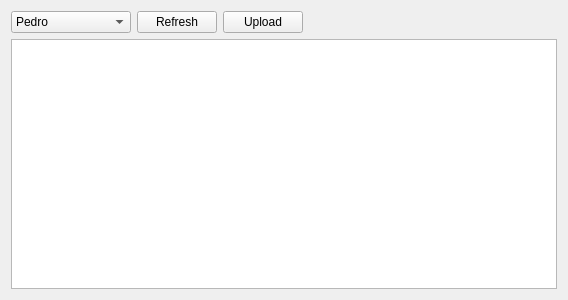
<?xml version="1.0" encoding="UTF-8"?>
<ui version="4.0">
 <class>ClueWidget</class>
 <widget class="QWidget" name="ClueWidget">
  <property name="geometry">
   <rect>
    <x>0</x>
    <y>0</y>
    <width>568</width>
    <height>300</height>
   </rect>
  </property>
  <property name="windowTitle">
   <string>Form</string>
  </property>
  <layout class="QGridLayout" name="gridLayout_2">
   <item row="1" column="1">
    <layout class="QGridLayout" name="gridLayout">
     <item row="0" column="0">
      <widget class="QComboBox" name="comboBox">
       <property name="minimumSize">
        <size>
         <width>120</width>
         <height>0</height>
        </size>
       </property>
       <item>
        <property name="text">
         <string>Pedro</string>
        </property>
       </item>
       <item>
        <property name="text">
         <string>Florencia</string>
        </property>
       </item>
      </widget>
     </item>
     <item row="3" column="0" colspan="6">
      <widget class="Lvk::FE::ScriptCoverageWidget" name="tableView"/>
     </item>
     <item row="0" column="1">
      <widget class="QPushButton" name="pushButton">
       <property name="text">
        <string>Refresh</string>
       </property>
       <property name="icon">
        <iconset resource="../res/chatbot_theme.qrc">
         <normaloff>:/icons/refresh.png</normaloff>:/icons/refresh.png</iconset>
       </property>
      </widget>
     </item>
     <item row="0" column="3">
      <spacer name="horizontalSpacer">
       <property name="orientation">
        <enum>Qt::Horizontal</enum>
       </property>
       <property name="sizeHint" stdset="0">
        <size>
         <width>40</width>
         <height>20</height>
        </size>
       </property>
      </spacer>
     </item>
     <item row="0" column="2">
      <widget class="QPushButton" name="pushButton_2">
       <property name="text">
        <string>Upload</string>
       </property>
       <property name="icon">
        <iconset resource="../res/chatbot_theme.qrc">
         <normaloff>:/icons/upload.png</normaloff>:/icons/upload.png</iconset>
       </property>
      </widget>
     </item>
    </layout>
   </item>
  </layout>
 </widget>
 <customwidgets>
  <customwidget>
   <class>Lvk::FE::ScriptCoverageWidget</class>
   <extends>QTableView</extends>
   <header>front-end/scriptcoveragewidget.h</header>
  </customwidget>
 </customwidgets>
 <resources>
  <include location="../res/chatbot_theme.qrc"/>
 </resources>
 <connections/>
</ui>
